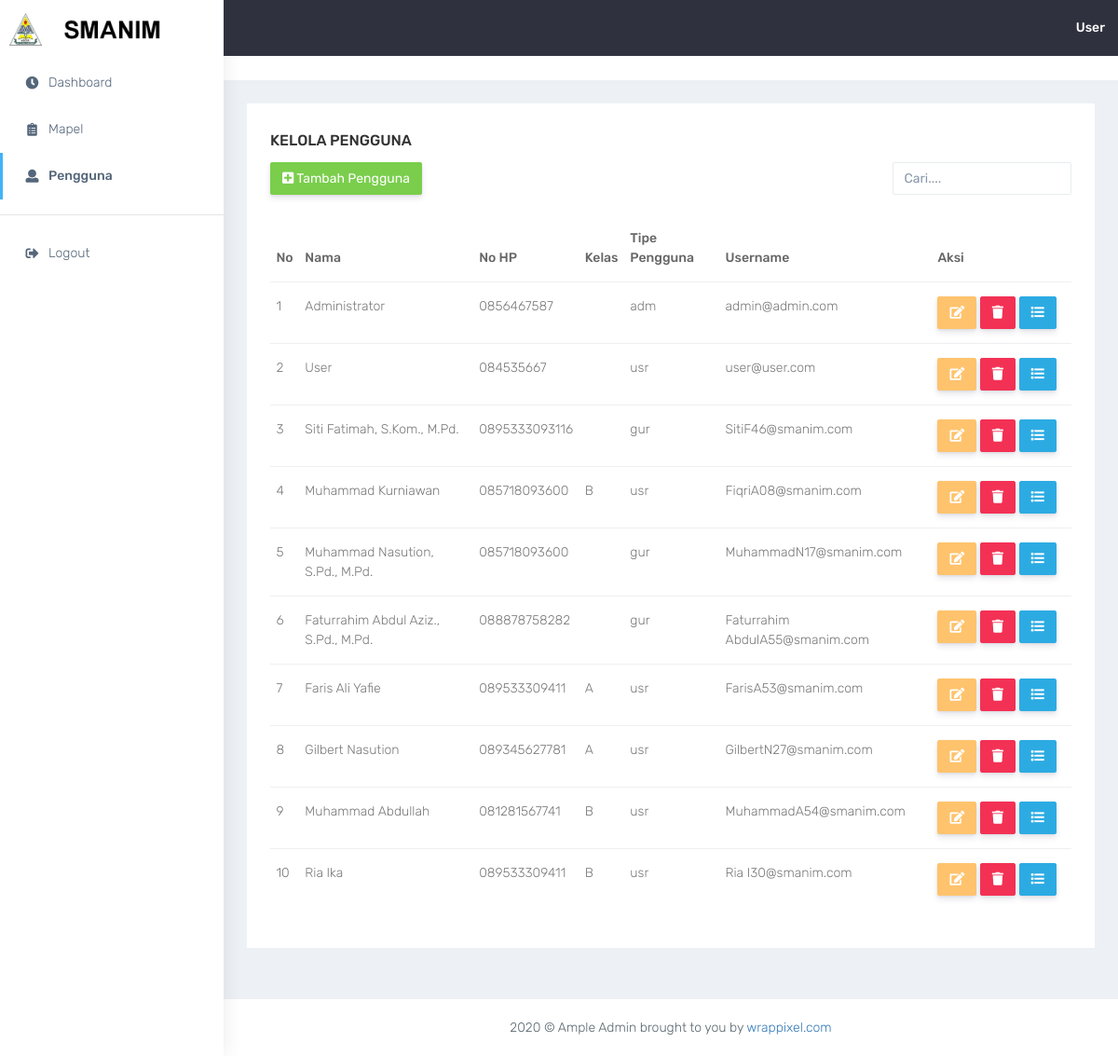
The app's page /admin/pengguna.php (signed in), older data.
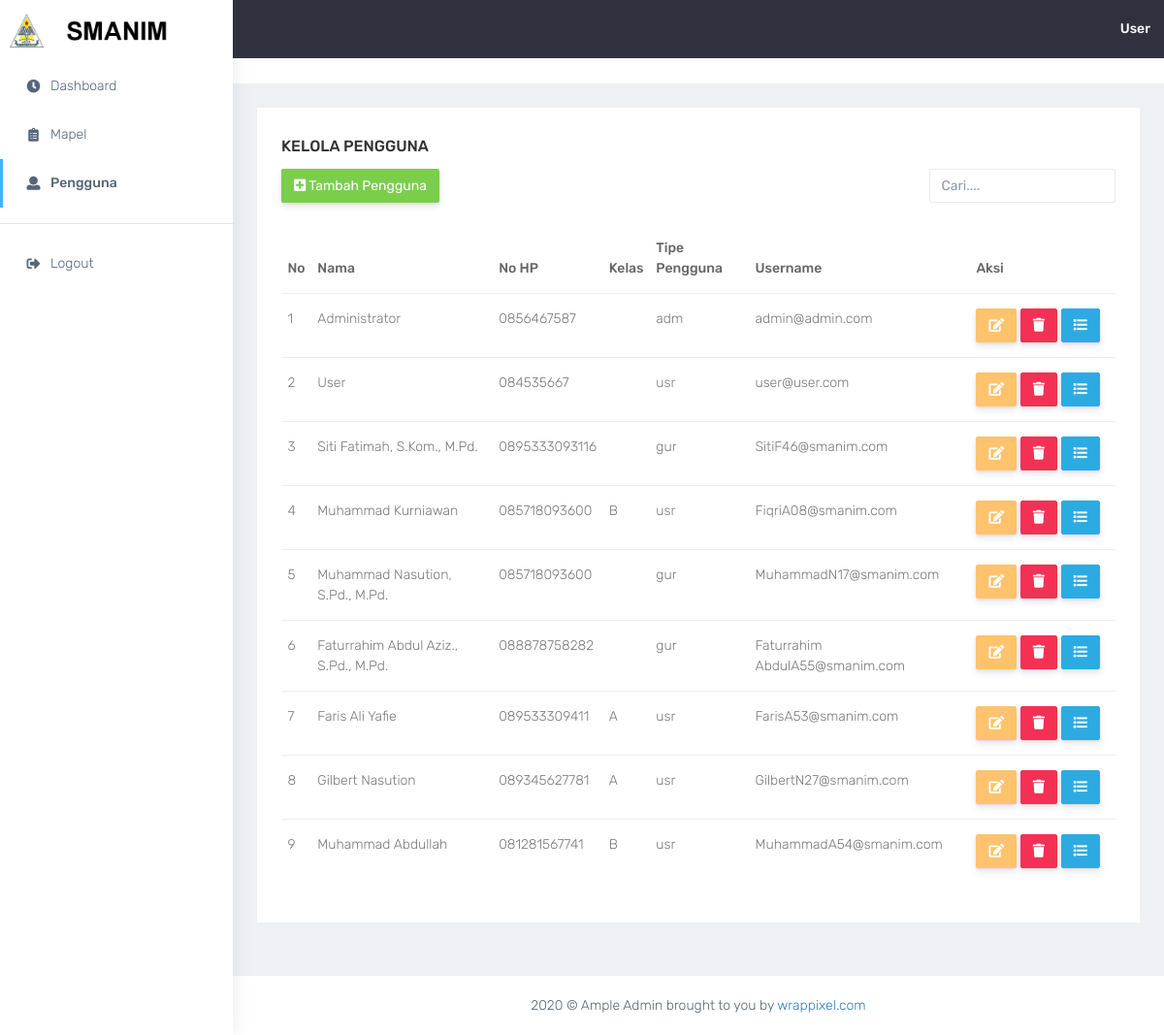
The same page, newer data.
### tables this page shows
CREATE TABLE `tbl_user` (
  `id_user` int(11) NOT NULL,
  `nama` varchar(100) NOT NULL,
  `jenkel` enum('L','P') NOT NULL,
  `tgl_lahir` date NOT NULL,
  `telp` varchar(13) NOT NULL,
  `kelas` char(1) DEFAULT NULL,
  `username` varchar(100) NOT NULL,
  `password` varchar(100) NOT NULL,
  `akses` enum('usr','gur','adm') NOT NULL
);

### admin/pengguna.php (the view, shortened to what this page needs)
<?php
  require_once('navbar.php');
?>
<div class="container-fluid">
    <div class="row">
        <div class="col-sm-12">
            <div class="white-box">
                <h3 class="box-title">Kelola Pengguna</h3>
                <div class="row">
                    <div class="col-lg-9">
                        <button type="button" class="btn btn-success" style="color: white;" data-toggle="modal" data-target="#exampleModal">
                                <i class="fas fa-plus-square"></i>
                                Tambah Pengguna
                        </button>
                        <br><br>
                    </div>
                    <div class="col-lg-3">
                        <form>
                            <div class="form-group">
                            <input type="text" class="form-control" id="exampleInputEmail1" aria-describedby="emailHelp" placeholder="Cari....">
                            </div>
                        </form>
                    </div>
                </div>
                <div class="table-responsive">
                    <table class="table">
                        <thead>
                            <tr>
                                <th class="border-top-0">No</th>
                                <th class="border-top-0">Nama</th>
                                <th class="border-top-0">No HP</th>
                                <th class="border-top-0">Kelas</th>
                                <th class="border-top-0">Tipe Pengguna</th>
                                <th class="border-top-0">Username</th>
                                <th class="border-top-0" width="150px">Aksi</th>
                            </tr>
                        </thead>
                        <tbody>
                          <?php
                            $no = 1;
                            $sql = mysqli_query($con,'SELECT * FROM tbl_user');
                            while($data = mysqli_fetch_array($sql)){
                          ?>
                            <tr>
                                <td><?= $no ;?></td>
                                <td><?= $data['nama'] ;?></td>
                                <td><?= $data['telp'] ;?></td>
                                <td><?= $data['kelas'] ;?></td>
                                <td><?= $data['akses'] ;?></td>
                                <td><?= $data['username'] ;?></td>
                                <td width="150px">
                                    <a href="edit-pengguna.php?id=<?= $data['id_user'] ?>" class="btn btn-warning">
                                        <i class="fas fa-edit"></i>
                                    </a>
                                    <a href="del-pengguna.php?id=<?= $data['id_user'] ?>" class="btn btn-danger" onclick="return confirm('Apakah Anda Yakin?');">
                                        <i class="fas fa-trash"></i>
                                    </a>
                                    <a href="detail-pengguna.php?id=<?= $data['id_user'] ;?>" class="btn btn-info">
                                        <i class="fas fa-list"></i>
                                    </a>
                                </td>
                            </tr>
                            <?php $no++; } ?>
                        </tbody>
                    </table>
                </div>
            </div>
        </div>
    </div>
</div>
<?php require_once('footer.php');?>

Row changes from the older to the newer data that the page shows:
removed tbl_user: nama "Ria Ika", telp "089533309411", kelas "B", akses "usr", username "Ria I30@smanim.com"
